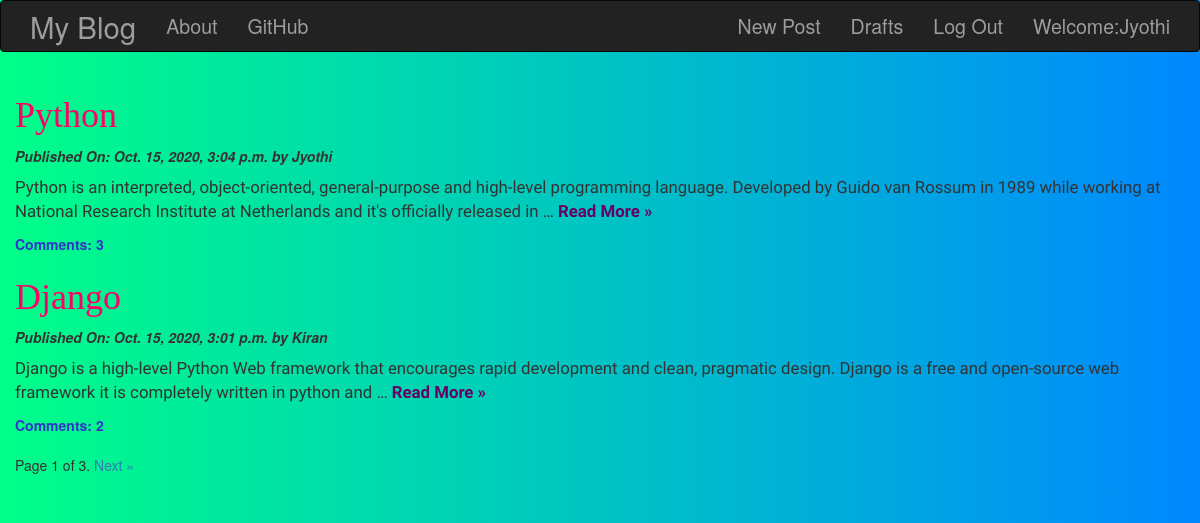
The app's page / (signed in) with its own data.
### blog/models.py (models this page shows, shortened)
class Post(models.Model):
    title = models.CharField(max_length=200)
    author = models.ForeignKey('auth.User',related_name='blog_post')
    text = models.TextField()
    created_date = models.DateTimeField(auto_now=True)
    published_date = models.DateTimeField(blank=True,null=True)

### blog/views.py (the view)
# urls.py: url(r'^$',views.PostListView.as_view(),name='post_list'),
class PostListView(ListView):
    model = Post
    paginate_by = 2
    def get_queryset(self):
        return Post.objects.filter(published_date__lte=timezone.now()).order_by('-published_date')

### blog/templates/blog/post_list.html
{% extends 'blog/base.html' %}
{% block content %}
  {% for post in post_list %}
    <h1><a id="maintitle"  href="{% url 'post_detail' pk=post.pk %}">{{post.title}}</a></h1>
    {% if post.published_date %}
    <p class="date">Published On: {{post.published_date}} by {{post.author|title}}</p>
    <p class="maincontent">{{post.text|truncatewords:30}}
    <a class="moreinfo" href="{% url 'post_detail' pk=post.pk %}">Read More &raquo;</a><br></p>
    <a id="commentcount" href="{% url 'post_detail' pk=post.pk %}">Comments: {{post.comments.count}}</a>
    {% else %}
    <p class="date">Created on: {{post.created_date}} by {{post.author|title}}</p>
    <p class="maincontent">{{post.text|truncatewords:30}}
    <a class="moreinfo" href="{% url 'post_detail' pk=post.pk %}">Read More &raquo;</a><br></p>
    {% endif %}
  {% endfor %}
<br>
{% include 'blog/pagination.html' with page=post_list %}
{% endblock %}

### blog/templates/blog/base.html (shortened to what this page needs)
<!DOCTYPE html>
{% load staticfiles %}
<html lang="en" dir="ltr">
  <head>
    <link rel="stylesheet" href="https://stackpath.bootstrapcdn.com/bootstrap/3.4.1/css/bootstrap.min.css">
    <link rel="stylesheet" href="{% static "css/blog.css" %}">
  </head>
  <body>
      <nav class="navbar techfont navbar-inverse">
      <div class="container">
        <ul class="nav navbar-nav ">
          <li><a  class="navbar-brand bigbrand"  href="{% url 'post_list' %}">My Blog</a> </li>
          <li><a href="{% url 'about'%}">About</a> </li>
          <li><a href="https://www.github.com">GitHub</a> </li>
        </ul>
        <ul class="nav navbar-nav navbar-right">
          {% if user.is_authenticated %}
          <li><a href="{% url 'post_create' %}">New Post</a></li>
          <li><a href="{% url 'post_draft' %}">Drafts</a></li>
          <li><a href="{% url 'logout' %}">Log Out</a></li>
          <li><a>Welcome:{{user.username}}</a></li>
          {% else %}
          <li><a class="nav navbar-right" href="{% url 'signup' %}">Sign Up </a> </li>
          <li><a class="nav navbar-right" href="{% url 'login' %}"><span class="glyphicon glyphicon-user"></span></a> </li>
          {% endif %}
        </ul>
      </div>
    </nav>
    <div class="content container">
      <div class="row">
          <div class="blog_post">
            {% block content %}
            {% endblock %}
          </div>
      </div>
    </div>
  </body>
</html>

### blog/static/css/blog.css (style rules this page uses)
body { background:linear-gradient(to right,#0f8,#08f); }
.techfont { font-size: 1.4em; }
.bigbrand { font-size: 1.5em; }
.date { font-weight: bolder; font-style: italic; }
.maincontent { font-family: 'Courgette', cursive; font-size: 1.2em; }
.moreinfo { color:#660066; font-weight: 600; }
#maintitle { color:#ff0066; font-family: 'Algerian'; }
#commentcount { color:#3333cc; font-weight: bold; }

### records on screen
Post: title "Python", published_date "Oct. 15, 2020, 3:04 p.m.", author "Jyothi", text "Python is an interpreted, object-oriented, general-purpose and high-level programming language. Developed by Guido van Rossum in 1989 while working at National Research Institute at Netherlands and it's officially released in …", comments.count "3"
Post: title "Django", published_date "Oct. 15, 2020, 3:01 p.m.", author "Kiran", text "Django is a high-level Python Web framework that encourages rapid development and clean, pragmatic design. Django is a free and open-source web framework it is completely written in python and …", comments.count "2"

### other values on screen
{{ user.username }} "Jyothi"
{{ page_obj.number }} "1"
{{ page_obj.paginator.num_pages }} "3"
